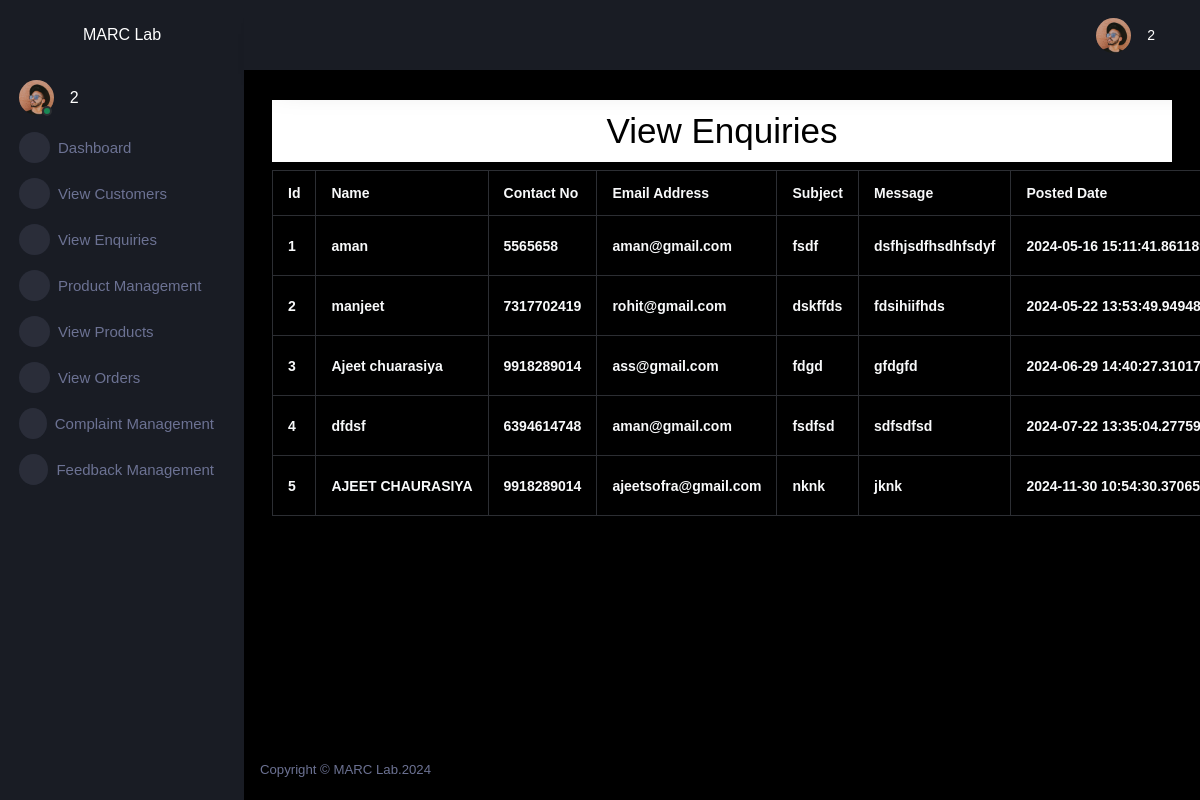
The app's page /adminapp/viewenquiries (signed in) with its own data.
### crmapp/models.py (models this page shows)
class Enquiry(models.Model):
    id=models.AutoField(primary_key=True)
    name=models.CharField(max_length=50)
    contactno=models.CharField(max_length=10)
    emailaddress=models.EmailField(max_length=100)
    subject=models.CharField(max_length=500)
    message=models.CharField(max_length=5000)
    posteddate=models.CharField(max_length=30)

### adminapp/views.py (the view)
# urls.py: path('viewenquiries',views.viewenquiries,name='viewenquiries'),
@cache_control(no_cache=True, must_revalidate=True, no_store=True)
def viewenquiries(request):
    try:
        if request.session["adminid"]!=None:
            adminid=request.session["adminid"]
            enq=Enquiry.objects.all()
            return render(request,"viewenquiries.html",locals())
    except:
        return redirect("crmapp:login")

### adminapp/templates/viewenquiries.html (shortened to what this page needs)
{% extends "adminparent.html" %}
{% block body %}
    <div class="row">
        <div class="col-sm-12">
            <h1 style="text-align:center; background-color: white; padding: 10px; color: black;">View Enquiries</h1>
            <table class="table table-bordered text-light " style="margin: auto;">
                <tr>
                    <th>Id</th>
                    <th>Name</th>
                    <th>Contact No</th>
                    <th>Email Address</th>
                    <th>Subject</th>
                    <th>Message</th>
                    <th>Posted Date</th>
                </tr>
                {% for e in enq %}
                <tr>
                    <th>{{forloop.counter}}</th>
                    <th>{{e.name}}</th>
                    <th>{{e.contactno}}</th>
                    <th>{{e.emailaddress}}</th>
                    <th>{{e.subject}}</th>
                    <th>{{e.message}}</th>
                    <th>{{e.posteddate}}</th>
                </tr>
                {% endfor %}
            </table>
        </div>
    </div>
{% endblock body %}

### records on screen
Enquiry: name "aman", contactno "5565658", emailaddress "aman@gmail.com", subject "fsdf", message "dsfhjsdfhsdhfsdyf", posteddate "2024-05-16…"
Enquiry: name "manjeet", contactno "7317702419", emailaddress "rohit@gmail.com", subject "dskffds", message "fdsihiifhds", posteddate "2024-05-22…"
Enquiry: name "Ajeet chuarasiya", contactno "9918289014", emailaddress "ass@gmail.com", subject "fdgd", message "gfdgfd", posteddate "2024-06-29…"
Enquiry: name "dfdsf", contactno "6394614748", emailaddress "aman@gmail.com", subject "fsdfsd", message "sdfsdfsd", posteddate "2024-07-22…"
Enquiry: name "AJEET CHAURASIYA", contactno "9918289014", emailaddress "ajeetsofra@gmail.com", subject "nknk", message "jknk", posteddate "2024-11-30…"

### other values on screen
{{ adminid }} "2"
